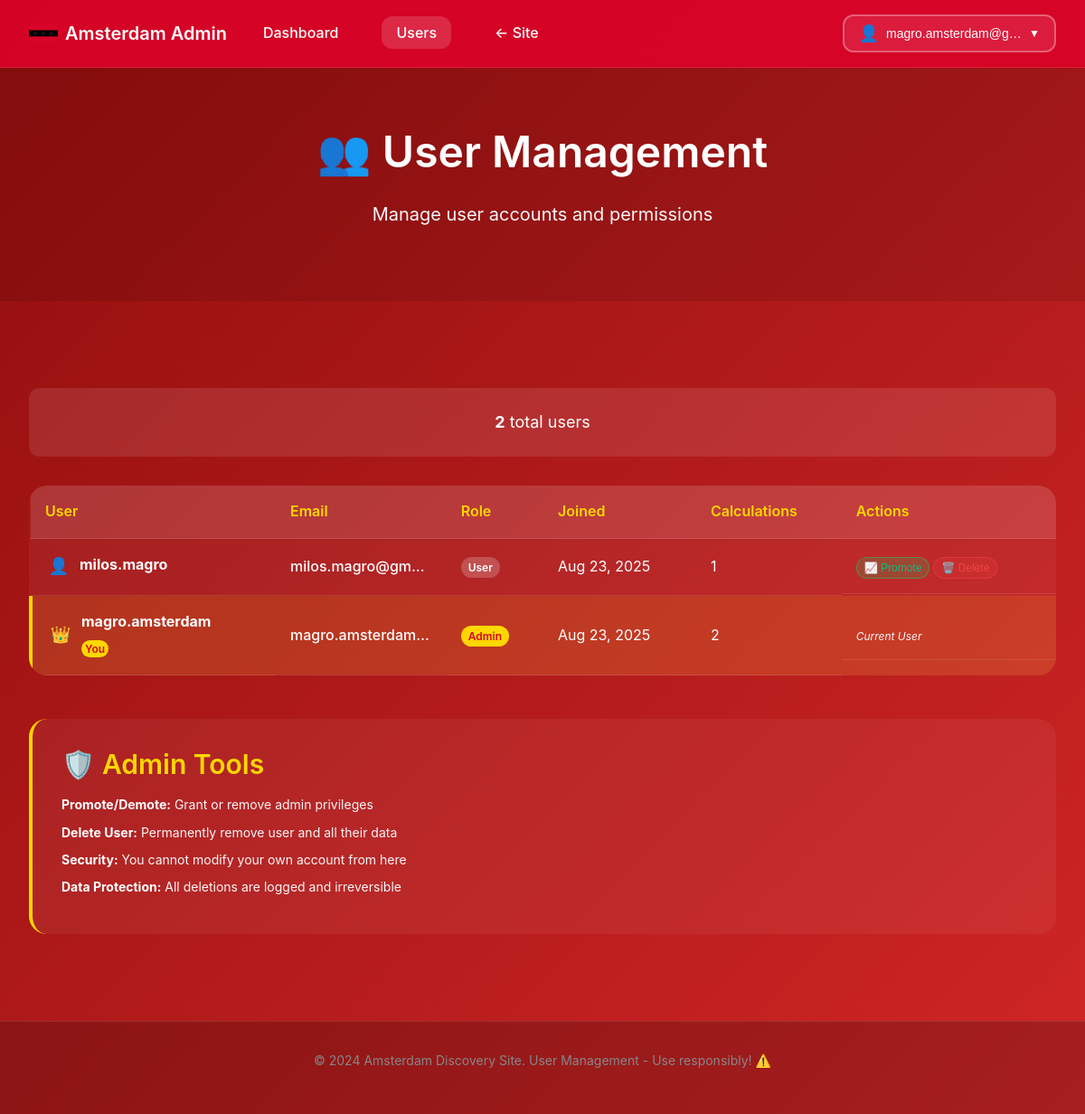
The app's page /admin/users (signed in) with its own data.
### models.py (models this page shows, shortened)
class User(UserMixin, db.Model):
    __tablename__ = 'users'
    id = db.Column(db.String(36), primary_key=True, default=lambda: str(uuid.uuid4()))
    email = db.Column(db.String(120), unique=True, nullable=False, index=True)
    password_hash = db.Column(db.String(255), nullable=False)
    is_admin = db.Column(db.Boolean, default=False, nullable=False)  # NEW: Admin role
    created_at = db.Column(db.DateTime, default=datetime.utcnow)
    calculations = db.relationship('Calculation', backref='user', lazy=True, cascade='all, delete-orphan')
    chat_messages = db.relationship('ChatMessage', backref='user', lazy=True, cascade='all, delete-orphan')
    def is_administrator(self):
        return self.is_admin

### app.py (the view)
@app.route("/admin/users")
@admin_required
def admin_users():
    try:
        users = User.query.order_by(User.created_at.desc()).all()
        return render_template("admin/users.html", users=users)
    except Exception as e:
        print(f"❌ Admin users error: {e}")
        flash("Error loading users.", "error")
        return redirect(url_for("admin_dashboard"))

### app.py (called while the page is built)
@login_manager.user_loader
def load_user(user_id):
    return User.query.get(user_id)

def admin_required(f):
    @wraps(f)
    def decorated_function(*args, **kwargs):
        if not current_user.is_authenticated:
            return redirect(url_for('login'))
        if not current_user.is_administrator():
            abort(403)  # Forbidden
        return f(*args, **kwargs)
    return decorated_function

### templates/admin/users.html (shortened to what this page needs)
<!DOCTYPE html>
<html lang="en">
<head>
    <link rel="stylesheet" href="{{ url_for('static', filename='styles/main.css') }}">
</head>
<body class="admin-body">
    <header class="header">
        <nav class="nav">
            <div class="nav-container">
                <a href="{{ url_for('home') }}" class="nav-logo">
                    <img src="{{ url_for('static', filename='assets/amsterdam-flag.svg') }}" alt="Amsterdam flag" class="flag-icon">
                    <span class="nav-title">Amsterdam Admin</span>
                </a>
                <ul class="nav-links">
                    <li><a href="{{ url_for('admin_dashboard') }}" class="nav-link">Dashboard</a></li>
                    <li><a href="{{ url_for('admin_users') }}" class="nav-link active">Users</a></li>
                    <li><a href="{{ url_for('home') }}" class="nav-link">← Site</a></li>
                </ul>
                {% include 'user_menu.html' %}
            </div>
        </nav>
    </header>
    <main class="main">
        <section class="page-hero">
            <div class="page-container">
                <h1 class="page-title">👥 User Management</h1>
                <p class="page-subtitle">Manage user accounts and permissions</p>
            </div>
        </section>
        <section class="content">
            <div class="content-container">
                <div class="user-stats">
                    <p><strong>{{ users|length }}</strong> total users</p>
                </div>
                <div class="users-table-container">
                    {% if users %}
                        <table class="users-table">
                            <thead>
                                <tr>
                                    <th>User</th>
                                    <th>Email</th>
                                    <th>Role</th>
                                    <th>Joined</th>
                                    <th>Calculations</th>
                                    <th>Actions</th>
                                </tr>
                            </thead>
                            <tbody>
                                {% for user in users %}
                                    <tr class="user-row {% if user.id == current_user.id %}current-user{% endif %}">
                                        <td class="user-info">
                                            <div class="user-avatar">
                                                {% if user.is_admin %}👑{% else %}👤{% endif %}
                                            </div>
                                            <div class="user-details">
                                                <strong>{{ user.email.split('@')[0] }}</strong>
                                                {% if user.id == current_user.id %}
                                                    <span class="current-user-badge">You</span>
                                                {% endif %}
                                            </div>
                                        </td>
                                        <td class="user-email">{{ user.email }}</td>
                                        <td class="user-role">
                                            {% if user.is_admin %}
                                                <span class="role-badge admin">Admin</span>
                                            {% else %}
                                                <span class="role-badge user">User</span>
                                            {% endif %}
                                        </td>
                                        <td class="user-date">{{ user.created_at.strftime('%b %d, %Y') }}</td>
                                        <td class="user-calculations">{{ user.calculations|length }}</td>
                                        <td class="user-actions">
                                            {% if user.id != current_user.id %}
                                                <form method="POST" action="{{ url_for('admin_toggle_admin', user_id=user.id) }}" style="display: inline;">
                                                    {% if user.is_admin %}
                                                        <button type="submit" class="action-btn-small demote"
                                                                onclick="return confirm('Remove admin privileges for {{ user.email }}?')">
                                                            📉 Demote
                                                        </button>
                                                    {% else %}
                                                        <button type="submit" class="action-btn-small promote"
                                                                onclick="return confirm('Grant admin privileges to {{ user.email }}?')">
                                                            📈 Promote
                                                        </button>
                                                    {% endif %}
                                                </form>
                                                <form method="POST" action="{{ url_for('admin_delete_user', user_id=user.id) }}" style="display: inline;">
                                                    <button type="submit" class="action-btn-small delete"
                                                            onclick="return confirm('⚠️ DELETE {{ user.email }}?\n\nThis will permanently delete:\n- User account\n- All their calculations\n- Cannot be undone!\n\nType DELETE to confirm.') && prompt('Type DELETE to confirm:') === 'DELETE'">
                                                        🗑️ Delete
                                                    </button>
                                                </form>
                                            {% else %}
                                                <span class="action-disabled">Current User</span>
                                            {% endif %}
                                        </td>
                                    </tr>
                                {% endfor %}
                            </tbody>
                        </table>
                    {% else %}
                        <div class="empty-state">
                            <h3>No users found</h3>
                            <p>There are no users in the system yet.</p>
                        </div>
                    {% endif %}
                </div>
                <div class="admin-help">
                    <h3>🛡️ Admin Tools</h3>
                    <ul>
                        <li><strong>Promote/Demote:</strong> Grant or remove admin privileges</li>
                        <li><strong>Delete User:</strong> Permanently remove user and all their data</li>
                        <li><strong>Security:</strong> You cannot modify your own account from here</li>
                        <li><strong>Data Protection:</strong> All deletions are logged and irreversible</li>
                    </ul>
                </div>
            </div>
        </section>
    </main>
    <footer class="footer">
        <div class="footer-container">
            <p class="footer-text">&copy; 2024 Amsterdam Discovery Site. User Management - Use responsibly! ⚠️</p>
        </div>
    </footer>
</body>
</html>

### templates/user_menu.html (shortened to what this page needs)
<div class="user-menu">
    {% if current_user.is_authenticated %}
        <div class="user-dropdown">
            <button class="user-button" onclick="toggleDropdown()">
                <span class="user-icon">👤</span>
                <span class="user-email">{{ current_user.email }}</span>
                <span class="dropdown-arrow">▼</span>
            </button>
        </div>
    {% else %}
        <div class="auth-buttons">
            <a href="{{ url_for('login') }}" class="auth-btn login-btn">Login</a>
            <a href="{{ url_for('register') }}" class="auth-btn signup-btn">Sign Up</a>
        </div>
    {% endif %}
</div>

### records on screen
User: email "magro.amsterdam@g…", email "magro.amsterdam", shows "You", email "magro.amsterdam…", is_admin "Admin", created_at "Aug 23, 2025", calculations|length "2", shows "Current User"
User: email "milos.magro", email "milos.magro@gm…", is_admin "User", created_at "Aug 23, 2025", calculations|length "1"

### other values on screen
{{ users|length }} "2"
